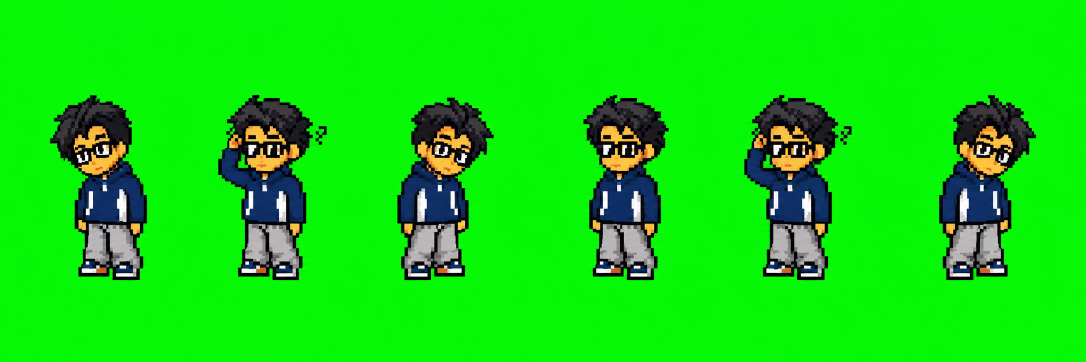
#> input picture art/animation/sources/failure-row.png, 2172 x 724 px (shown at 1/2 size)
$ python -i prepare_animation_frames.py   (imports and definitions only)
#> lines starting #> are read from the running program, lines starting #| are printed output that depends on the picture
#!/usr/bin/env python3
"""Create the frozen anchor frame or normalize a generated row into atlas cells."""

from __future__ import annotations

import argparse
from collections import Counter, deque
import json
from pathlib import Path

from PIL import Image


REPOSITORY_ROOT = Path(__file__).resolve().parent.parent


# [13 lines left out: function repository_relative, not called in this run]


def rgb_from_hex(value: str) -> tuple[int, int, int]:
    value = value.removeprefix("#")
    return tuple(int(value[index:index + 2], 16) for index in (0, 2, 4))


# [12 lines left out: functions image_from_pixels, normalize_transparency, not called in this run]


def sample_key(image: Image.Image) -> tuple[int, int, int]:
    rgb = image.convert("RGB")
    width, height = rgb.size
    border = []
    border.extend(rgb.crop((0, 0, width, 1)).get_flattened_data())
    border.extend(rgb.crop((0, height - 1, width, height)).get_flattened_data())
    border.extend(rgb.crop((0, 0, 1, height)).get_flattened_data())
    border.extend(rgb.crop((width - 1, 0, width, height)).get_flattened_data())
    return Counter(border).most_common(1)[0][0]


def color_distance_squared(first: tuple[int, int, int], second: tuple[int, int, int]) -> int:
    return sum((left - right) ** 2 for left, right in zip(first, second))


# [224 lines left out: functions remove_border_key, keep_significant_components, quantize_to_palette, create_anchor, process_strip, main, not called in this run]


# [2 lines not run here, left out]

>>> import cv2
>>> picture = cv2.imread('../art/animation/sources/failure-row.png', cv2.IMREAD_GRAYSCALE)
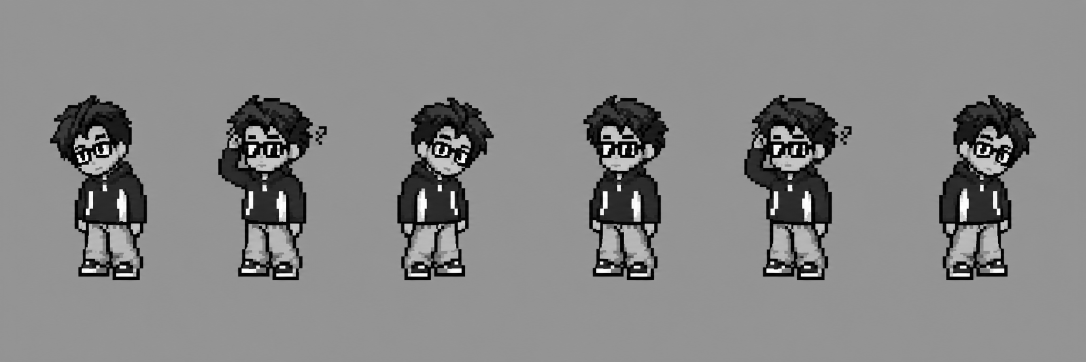
#> picture: shape (724, 2172) (shown at 1/2 size); min 0, max 255, mean 134.8
#> (the run stopped early here; a loop or call above may not have finished)

$ run again, on art/animation/sources/ideating-row.png
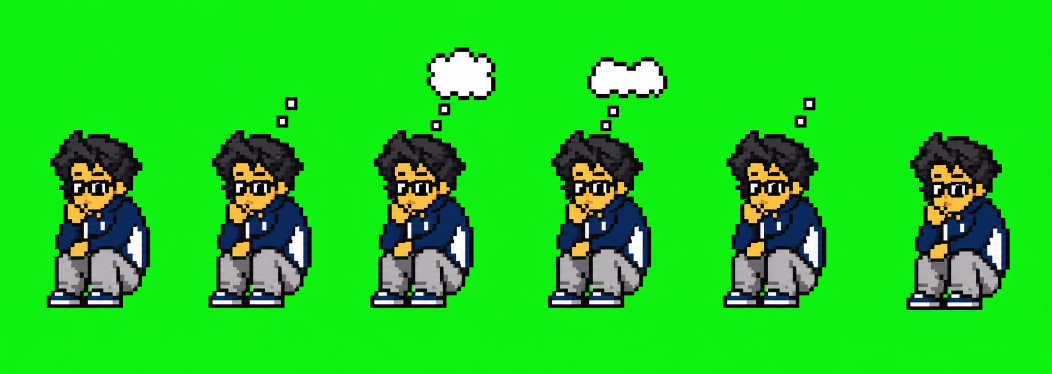
#> input picture art/animation/sources/ideating-row.png, 2103 x 748 px (shown at 1/2 size)
#> `picture = cv2.imread('../art/animation/sources/failure-row.png', cv2.I..`:
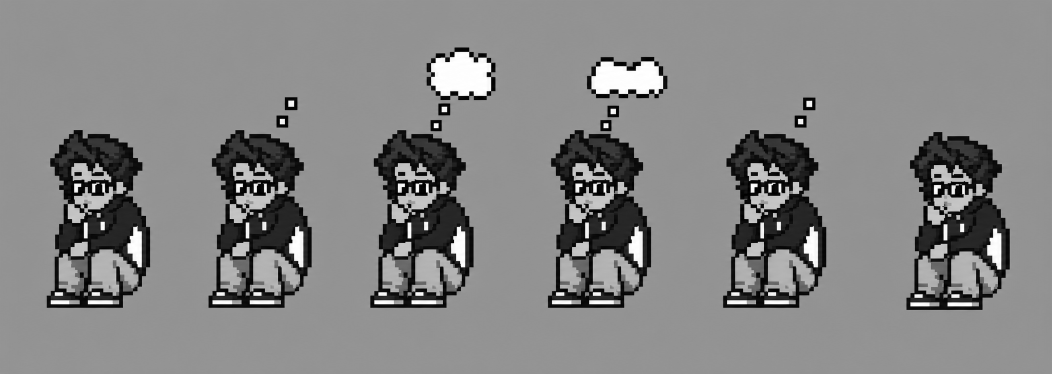
#> picture: shape (748, 2103) (shown at 1/2 size); min 0, max 255, mean 132.3

$ run again, on art/animation/sources/offline-row.png
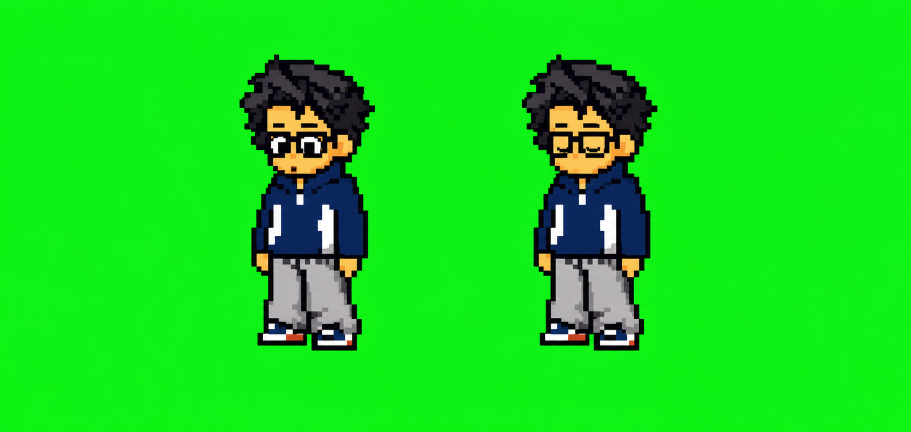
#> input picture art/animation/sources/offline-row.png, 1822 x 863 px (shown at 1/2 size)
#> `picture = cv2.imread('../art/animation/sources/failure-row.png', cv2.I..`:
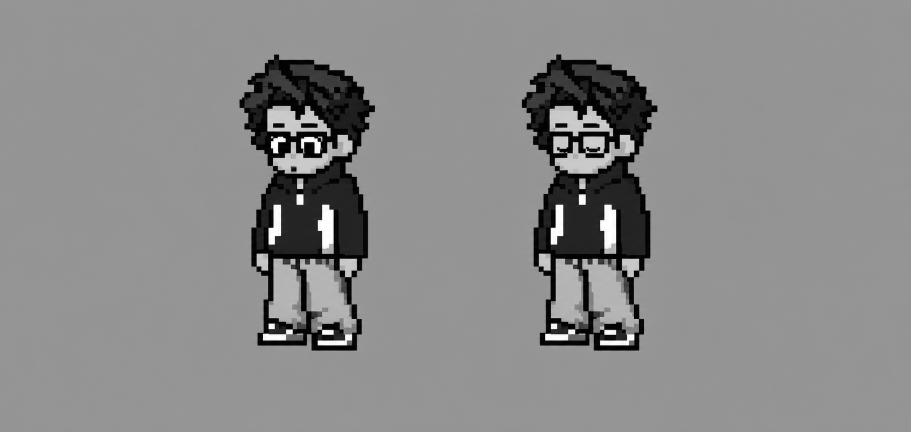
#> picture: shape (863, 1822) (shown at 1/2 size); min 0, max 255, mean 137.6
